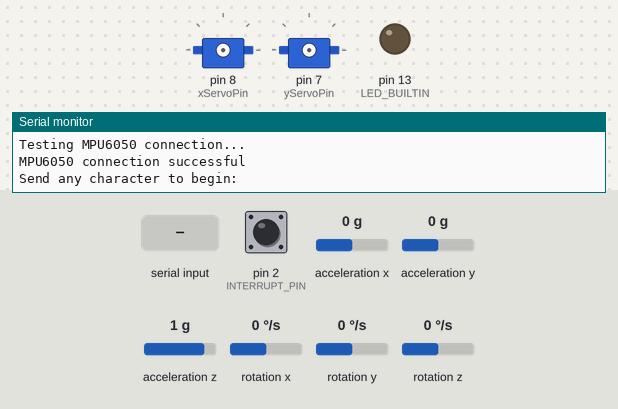
This sketch was run on a simulated Arduino Uno, built with avr-gcc and run on an emulated ATmega328P. Parts: 2 × servo, output pins drawn as LEDs (lit = HIGH), the last lines printed to the serial monitor. Dashed ring = blinking. The test bench sets the inputs (shaded band); at power-on: acceleration y 0 g, acceleration x 0 g, acceleration z 1 g, rotation z 0 °/s, pin 2 (INTERRUPT_PIN) LOW, rotation x 0 °/s, rotation y 0 °/s. The sensor or clock chip raises its interrupt line as the real part does.

Above: at 0.9 s.
1.0 s: "1" received over Serial
At 2.3 s:
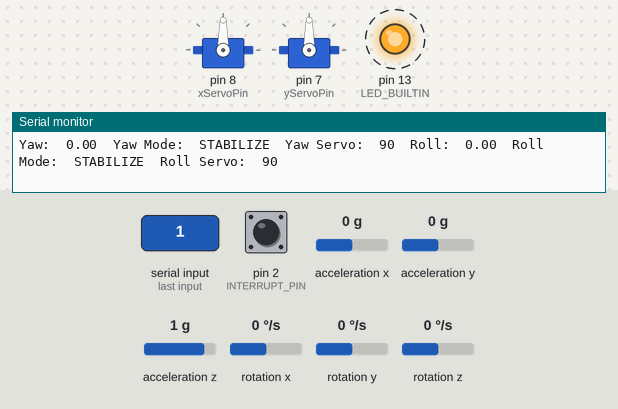
4.0 s: acceleration y set to -1.4 g
At 4.99 s:
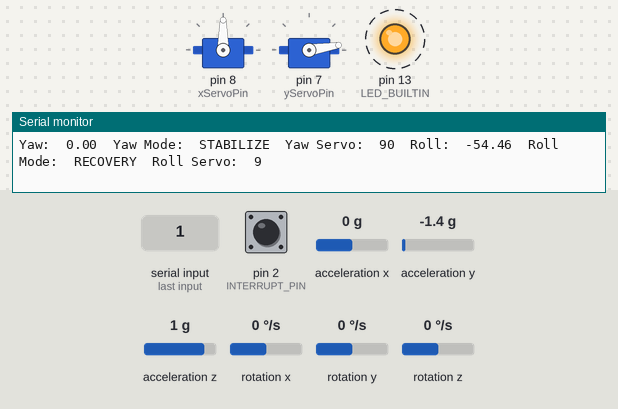
7.0 s: acceleration x set to -0.4 g
At 7.66 s:
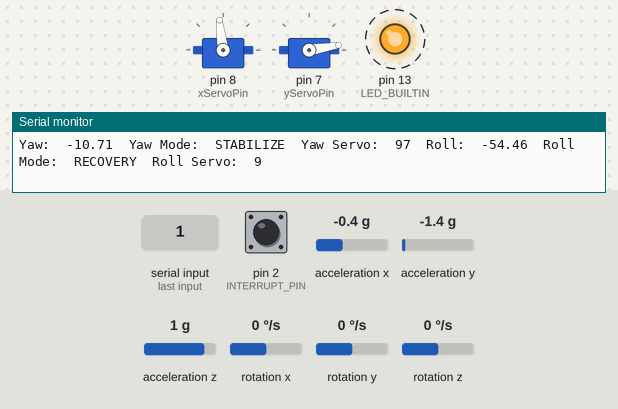
10.0 s: acceleration x set to -0.7 g
At 11.09 s:
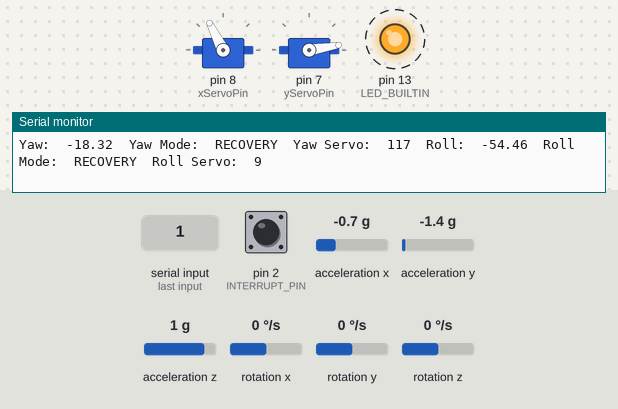
13.0 s: acceleration z set to -0.8 g
At 13.47 s:
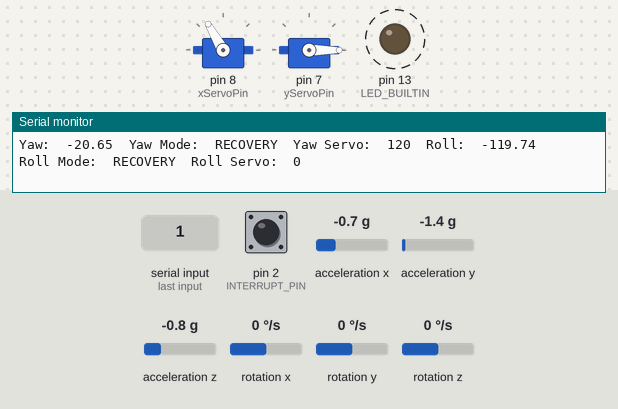
16.0 s: rotation z set to -192 °/s
At 17.44 s:
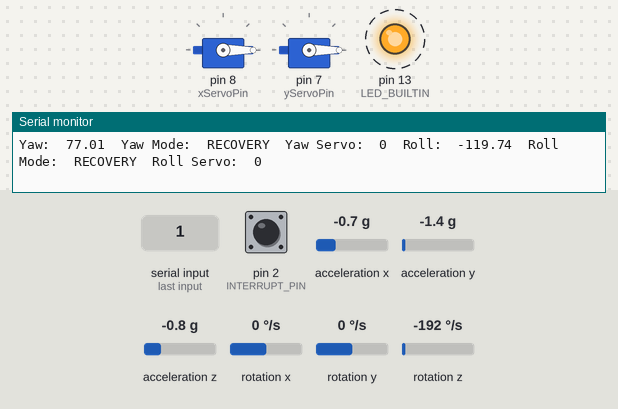
Timing chart, 0 to 26.5 s (numbered marks = the images above; inputs shaded):
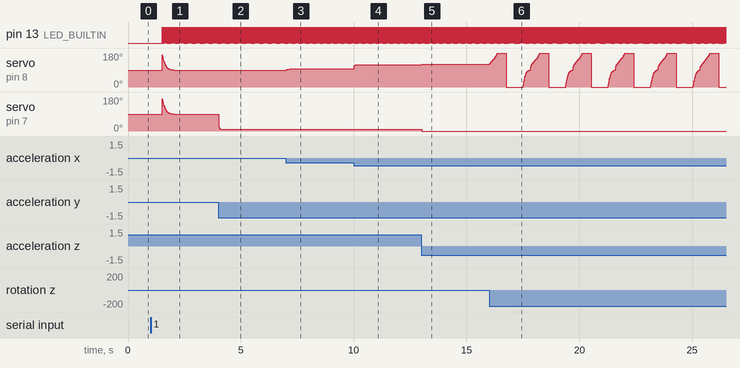

Measured:
- the behaviour switches between -0.5 and -0.6 g on acceleration x (found by bisection; images 3 and 4)
- after the input at 1.0 s, pin 13 (LED_BUILTIN): alternates HIGH for 0.01 s and LOW for 0.01 s, starting after 0.51 s
- after the input at 4.0 s, servo on pin 7 (yServoPin): 90° → 9° at once
- after the input at 7.0 s, servo on pin 8 (xServoPin): 90° → 96° at once, → 97° 0.29 s later
- after the input at 10.0 s, servo on pin 8 (xServoPin): 97° → 117° at once
- after the input at 13.0 s, servo on pin 8 (xServoPin): 117° → 120° at once; servo on pin 7 (yServoPin): 9° → 0° at once
- after the input at 16.0 s, servo on pin 8 (xServoPin): ramps from 0° to 180° and jumps back, once every 1.9 s

The sketch:

xy_gimbal.ino
```cpp
#include "I2Cdev.h"
#include "MPU6050_6Axis_MotionApps20.h"
#include <Servo.h>

MPU6050 mpu;

#define OUTPUT_READABLE_YAWPITCHROLL

Servo yawServo;
Servo rollServo;

int const INTERRUPT_PIN = 2;
bool blinkState;

int xServoPin = 8;
int yServoPin = 7;

bool DMPReady = false;
uint8_t MPUIntStatus;
uint8_t devStatus;
uint16_t packetSize;
uint8_t FIFOBuffer[64];

Quaternion q;
VectorFloat gravity;
float ypr[3];

volatile bool MPUInterrupt = false;
void DMPDataReady() {
  MPUInterrupt = true;
}

enum ControlMode {
  STABILIZE,
  RECOVERY
};

ControlMode currentYawMode = STABILIZE;
ControlMode currentRollMode = STABILIZE;

const float RECOVERY_THRESHOLD = 15.0;
const float STABILIZE_THRESHOLD = 5.0;

float yawSetpoint = 0;
float yawInput = 0;
float yawOutput = 0;
float yawPrevError = 0;
float yawIntegral = 0;

float Kp_yaw_stabilize = 0.7;
float Ki_yaw_stabilize = 0.02;
float Kd_yaw_stabilize = 0.8;

float Kp_yaw_recovery = 1.5;
float Ki_yaw_recovery = 0.05;
float Kd_yaw_recovery = 1.2;

float Kp_yaw = 0.7;
float Ki_yaw = 0.02;
float Kd_yaw = 0.8;

const float yawIntegralLimit = 20;
float yawFilteredOutput = 90;
const float yawFilterAlpha = 0.3;

float rollSetpoint = 0;
float rollInput = 0;
float rollOutput = 0;
float rollPrevError = 0;
float rollIntegral = 0;

float Kp_roll_stabilize = 0.7;
float Ki_roll_stabilize = 0.02;
float Kd_roll_stabilize = 0.8;

float Kp_roll_recovery = 1.5;
float Ki_roll_recovery = 0.05;
float Kd_roll_recovery = 1.2;

float Kp_roll = 0.7;
float Ki_roll = 0.02;
float Kd_roll = 0.8;

const float rollIntegralLimit = 20;
float rollFilteredOutput = 90;
const float rollFilterAlpha = 0.3;

const float deadband = 0.5;

const float stabilizeSmoothingFactor = 0.1;
const float recoverySmoothingFactor = 0.4;
float currentSmoothingFactor = 0.1;

float applySmoothing(float previousValue, float newValue, float factor) {
  return (previousValue * (1 - factor)) + (newValue * factor);
}

void updateYawMode(float error) {
  if (currentYawMode == STABILIZE && abs(error) > RECOVERY_THRESHOLD) {
    currentYawMode = RECOVERY;
    Kp_yaw = Kp_yaw_recovery;
    Ki_yaw = Ki_yaw_recovery;
    Kd_yaw = Kd_yaw_recovery;
    yawIntegral = 0;
    currentSmoothingFactor = recoverySmoothingFactor;
  }
  else if (currentYawMode == RECOVERY && abs(error) < STABILIZE_THRESHOLD) {
    currentYawMode = STABILIZE;
    Kp_yaw = Kp_yaw_stabilize;
    Ki_yaw = Ki_yaw_stabilize;
    Kd_yaw = Kd_yaw_stabilize;
    yawIntegral = 0;
    currentSmoothingFactor = stabilizeSmoothingFactor;
  }
}

void updateRollMode(float error) {
  if (currentRollMode == STABILIZE && abs(error) > RECOVERY_THRESHOLD) {
    currentRollMode = RECOVERY;
    Kp_roll = Kp_roll_recovery;
    Ki_roll = Ki_roll_recovery;
    Kd_roll = Kd_roll_recovery;
    rollIntegral = 0;
  }
  else if (currentRollMode == RECOVERY && abs(error) < STABILIZE_THRESHOLD) {
    currentRollMode = STABILIZE;
    Kp_roll = Kp_roll_stabilize;
    Ki_roll = Ki_roll_stabilize;
    Kd_roll = Kd_roll_stabilize;
    rollIntegral = 0;
  }
}

void setup() {
  #if I2CDEV_IMPLEMENTATION == I2CDEV_ARDUINO_WIRE
    Wire.begin();
    Wire.setClock(400000);
  #elif I2CDEV_IMPLEMENTATION == I2CDEV_BUILTIN_FASTWIRE
    Fastwire::setup(400, true);
  #endif

  Serial.begin(115200);
  while (!Serial);

  Serial.println(F("Initializing I2C devices..."));
  mpu.initialize();
  pinMode(INTERRUPT_PIN, INPUT);

  Serial.println(F("Testing MPU6050 connection..."));
  if(mpu.testConnection() == false){
    Serial.println("MPU6050 connection failed");
    while(true);
  }
  else {
    Serial.println("MPU6050 connection successful");
  }

  Serial.println(F("\nSend any character to begin: "));
  while (Serial.available() && Serial.read());
  while (!Serial.available());
  while (Serial.available() && Serial.read());

  Serial.println(F("Initializing DMP"));
  devStatus = mpu.dmpInitialize();

  if (devStatus == 0) {
    mpu.CalibrateAccel(6);
    mpu.CalibrateGyro(6);
    Serial.println(F("Enabling DMP..."));
    mpu.setDMPEnabled(true);
    attachInterrupt(digitalPinToInterrupt(INTERRUPT_PIN), DMPDataReady, RISING);
    MPUIntStatus = mpu.getIntStatus();
    Serial.println(F("DMP ready! Waiting for first interrupt..."));
    DMPReady = true;
    packetSize = mpu.dmpGetFIFOPacketSize();
  } else {
    Serial.print(F("DMP Initialization failed (code "));
    Serial.println(devStatus);
  }

  pinMode(LED_BUILTIN, OUTPUT);

  yawServo.attach(xServoPin);
  rollServo.attach(yServoPin);

  yawServo.write(90);
  rollServo.write(90);

  Kp_yaw = Kp_yaw_stabilize;
  Ki_yaw = Ki_yaw_stabilize;
  Kd_yaw = Kd_yaw_stabilize;

  Kp_roll = Kp_roll_stabilize;
  Ki_roll = Ki_roll_stabilize;
  Kd_roll = Kd_roll_stabilize;

  currentSmoothingFactor = stabilizeSmoothingFactor;
}

void loop() {
  if (!DMPReady) return;
  if (mpu.dmpGetCurrentFIFOPacket(FIFOBuffer)) {
    #ifdef OUTPUT_READABLE_YAWPITCHROLL
      mpu.dmpGetQuaternion(&q, FIFOBuffer);
      mpu.dmpGetGravity(&gravity, &q);
      mpu.dmpGetYawPitchRoll(ypr, &q, &gravity);

      yawInput = ypr[0] * 180 / M_PI;
      float yawError = yawSetpoint - yawInput;

      updateYawMode(yawError);

      if (abs(yawError) < deadband) yawError = 0;

      if (abs(yawError) < 10) {
        yawIntegral += yawError;
        yawIntegral = constrain(yawIntegral, -yawIntegralLimit, yawIntegralLimit);
      }
      float yawDerivative = yawError - yawPrevError;
      yawOutput = Kp_yaw * yawError + Ki_yaw * yawIntegral + Kd_yaw * yawDerivative;
      yawPrevError = yawError;

      yawFilteredOutput = applySmoothing(yawFilteredOutput, yawOutput,
                            (currentYawMode == RECOVERY) ? recoverySmoothingFactor : stabilizeSmoothingFactor);

      int yawServoPosition = constrain(map(yawFilteredOutput, -90, 90, 0, 180), 0, 180);
      yawServo.write(yawServoPosition);

      rollInput = ypr[2] * 180 / M_PI;
      float rollError = - (rollSetpoint - rollInput);

      updateRollMode(rollError);

      if (abs(rollError) < deadband) rollError = 0;

      if (abs(rollError) < 10) {
        rollIntegral += rollError;
        rollIntegral = constrain(rollIntegral, -rollIntegralLimit, rollIntegralLimit);
      }
      float rollDerivative = rollError - rollPrevError;
      rollOutput = Kp_roll * rollError + Ki_roll * rollIntegral + Kd_roll * rollDerivative;
      rollPrevError = rollError;

      rollFilteredOutput = applySmoothing(rollFilteredOutput, rollOutput,
                             (currentRollMode == RECOVERY) ? recoverySmoothingFactor : stabilizeSmoothingFactor);

      int rollServoPosition = constrain(map(rollFilteredOutput, -90, 90, 0, 180), 0, 180);
      rollServo.write(rollServoPosition);

      Serial.print("Yaw:\t");
      Serial.print(yawInput);
      Serial.print("\tYaw Mode:\t");
      Serial.print(currentYawMode == STABILIZE ? "STABILIZE" : "RECOVERY");
      Serial.print("\tYaw Servo:\t");
      Serial.print(yawServoPosition);

      Serial.print("\tRoll:\t");
      Serial.print(rollInput);
      Serial.print("\tRoll Mode:\t");
      Serial.print(currentRollMode == STABILIZE ? "STABILIZE" : "RECOVERY");
      Serial.print("\tRoll Servo:\t");
      Serial.println(rollServoPosition);
    #endif

    blinkState = !blinkState;
    digitalWrite(LED_BUILTIN, blinkState);
  }
}
```
